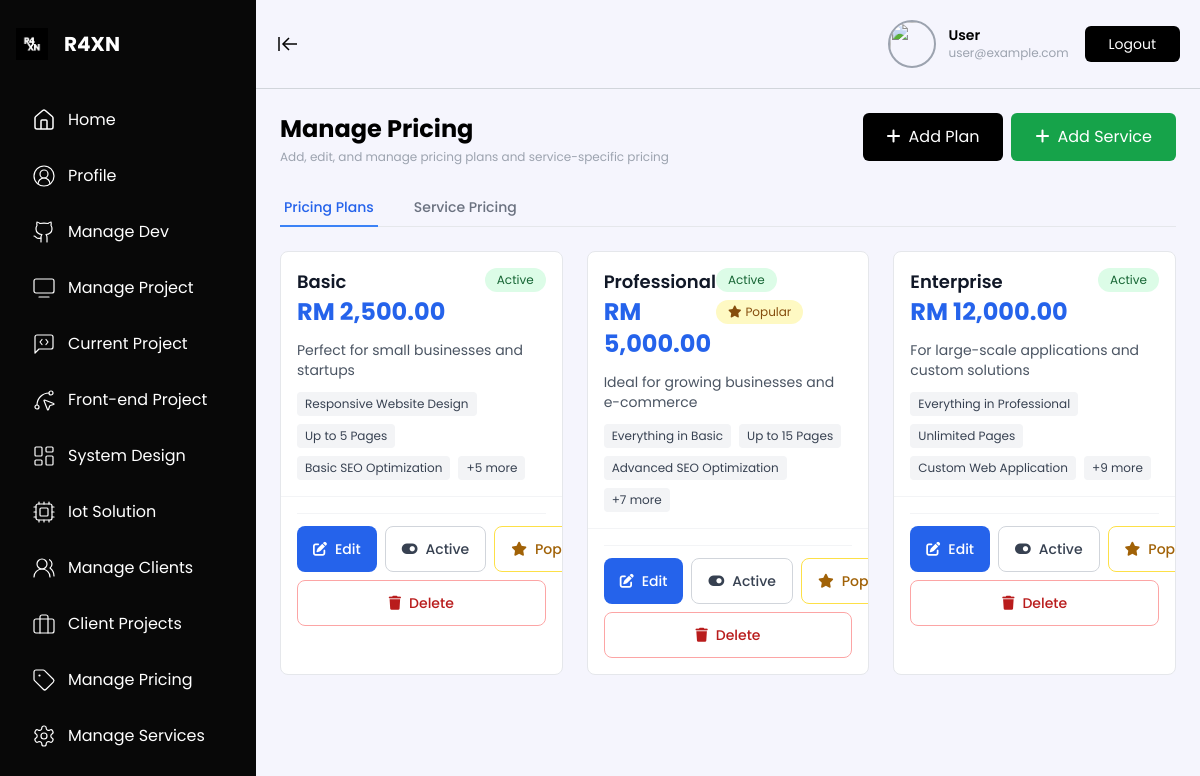
/dashboard/manage-pricing.php, run on the app's committed database.
### tables this page shows
CREATE TABLE IF NOT EXISTS `pricing_plans` (
  `id` int(11) NOT NULL AUTO_INCREMENT,
  `name` varchar(100) NOT NULL,
  `price` decimal(10,2) NOT NULL,
  `description` text,
  `features` text,
  `status` enum('active','inactive') DEFAULT 'active',
  `is_popular` tinyint(1) DEFAULT 0,
  `sort_order` int(11) DEFAULT 0,
  `created_at` timestamp DEFAULT CURRENT_TIMESTAMP,
  `updated_at` timestamp DEFAULT CURRENT_TIMESTAMP ON UPDATE CURRENT_TIMESTAMP,
  PRIMARY KEY (`id`)
);

### dashboard/manage-pricing.php (the view, shortened to what this page needs)
<?php
include 'config.php';
$plans_query = "SELECT * FROM pricing_plans ORDER BY sort_order, name";
$plans_result = $conn->query($plans_query);
?>
<!DOCTYPE html>
<html lang="en">
<head>
<link rel="stylesheet" href="https://cdnjs.cloudflare.com/ajax/libs/font-awesome/6.0.0-beta3/css/all.min.css" />
<script src="https://cdn.tailwindcss.com"></script>
</head>
<body class="bg-[#F5F5FD]">
    <div class="flex h-screen overflow-hidden">
        <?php include 'sidebar.php';?>
        <main class="flex-1 p-6 w-full overflow-y-auto min-w-0 relative">
            <div class="flex flex-col sm:flex-row sm:items-start sm:justify-between mb-6 gap-3 sm:gap-0 px-2 sm:px-0">
                <div class="max-w-full sm:max-w-[60%]">
                    <h1 class="text-xl sm:text-2xl font-bold mb-1">Manage Pricing</h1>
                    <p class="text-xs text-gray-400">Add, edit, and manage pricing plans and service-specific pricing</p>
                </div>
                <div class="flex flex-col sm:flex-row gap-2 w-full sm:w-auto">
                    <button onclick="openModal('add-plan-modal')" class="bg-black text-white px-4 sm:px-6 py-3 rounded-md w-full sm:w-auto text-sm sm:text-base" type="button">
                        <i class="fas fa-plus mr-2"></i>Add Plan
                    </button>
                    <button onclick="openModal('add-service-modal')" class="bg-green-600 text-white px-4 sm:px-6 py-3 rounded-md w-full sm:w-auto text-sm sm:text-base" type="button">
                        <i class="fas fa-plus mr-2"></i>Add Service
                    </button>
                </div>
            </div>
            <div class="mb-6">
                <div class="border-b border-gray-200">
                    <nav class="-mb-px flex space-x-4 sm:space-x-8 overflow-x-auto">
                        <button onclick="showTab('pricing-plans')" class="tab-button active py-2 px-1 border-b-2 border-blue-500 font-medium text-xs sm:text-sm text-blue-600 whitespace-nowrap">
                            Pricing Plans
                        </button>
                        <button onclick="showTab('service-pricing')" class="tab-button py-2 px-1 border-b-2 border-transparent font-medium text-xs sm:text-sm text-gray-500 hover:text-gray-700 whitespace-nowrap">
                            Service Pricing
                        </button>
                    </nav>
                </div>
            </div>
            <div id="pricing-plans" class="tab-content">
                <div class="grid grid-cols-1 sm:grid-cols-2 lg:grid-cols-3 gap-4 sm:gap-6">
                    <?php if ($plans_result && $plans_result->num_rows > 0): ?>
                        <?php while ($plan = $plans_result->fetch_assoc()): ?>
                            <div class="bg-white rounded-lg overflow-hidden border border-gray-200">
                                <div class="p-3 sm:p-4 border-b border-gray-100">
                                    <div class="flex flex-col sm:flex-row sm:justify-between sm:items-start mb-3 gap-2 sm:gap-0">
                                        <div class="flex-1">
                                            <h3 class="font-semibold text-base sm:text-lg text-gray-900"><?= htmlspecialchars($plan['name']) ?></h3>
                                            <p class="text-xl sm:text-2xl font-bold text-blue-600">RM <?= number_format($plan['price'], 2) ?></p>
                                        </div>
                                        <div class="flex flex-wrap gap-1 sm:gap-2">
                                            <span class="px-2 sm:px-3 py-1 text-xs rounded-full <?= $plan['status'] === 'active' ? 'bg-green-100 text-green-800' : 'bg-red-100 text-red-800' ?>">
                                                <?= ucfirst($plan['status']) ?>
                                            </span>
                                            <?php if ($plan['is_popular']): ?>
                                                <span class="px-2 sm:px-3 py-1 text-xs rounded-full bg-yellow-100 text-yellow-800">
                                                    <i class="fas fa-star mr-1"></i>Popular
                                                </span>
                                            <?php endif; ?>
                                        </div>
                                    </div>
                                    <p class="text-xs sm:text-sm text-gray-600 mb-3"><?= htmlspecialchars($plan['description']) ?></p>
                                    <div class="flex flex-wrap gap-1 sm:gap-2">
                                        <?php
                                        $features = explode(',', $plan['features']);
                                        foreach (array_slice($features, 0, 3) as $feature): ?>
                                            <span class="px-2 py-1 bg-gray-100 text-gray-700 text-xs rounded">
                                                <?= htmlspecialchars(trim($feature)) ?>
                                            </span>
                                        <?php endforeach; ?>
                                        <?php if (count($features) > 3): ?>
                                            <span class="px-2 py-1 bg-gray-100 text-gray-700 text-xs rounded">
                                                +<?= count($features) - 3 ?> more
                                            </span>
                                        <?php endif; ?>
                                    </div>
                                </div>
                                <div class="p-4">
                                    <div class="flex flex-col sm:flex-row gap-2 pt-3 border-t border-gray-100">
                                        <button onclick="editPlan(<?= $plan['id'] ?>)" class="bg-blue-600 text-white py-3 px-4 rounded-lg text-sm font-medium hover:bg-blue-700 transition-colors flex-1 flex items-center justify-center">
                                            <i class="fas fa-edit mr-2"></i>Edit
                                        </button>
                                        <a href="?toggle_plan_status=<?= $plan['id'] ?>" class="border border-gray-300 text-gray-700 py-3 px-4 rounded-lg text-sm font-medium text-center hover:bg-gray-50 transition-colors flex-1 flex items-center justify-center">
                                            <i class="fas fa-toggle-<?= $plan['status'] === 'active' ? 'on' : 'off' ?> mr-2"></i><?= $plan['status'] === 'active' ? 'Active' : 'Inactive' ?>
                                        </a>
                                        <a href="?toggle_popular=<?= $plan['id'] ?>" class="border border-yellow-300 text-yellow-700 py-3 px-4 rounded-lg text-sm font-medium text-center hover:bg-yellow-50 transition-colors flex-1 flex items-center justify-center">
                                            <i class="fas fa-star mr-2"></i>Popular
                                        </a>
                                    </div>
                                    <div class="flex gap-2 mt-2">
                                        <a href="?delete_plan=<?= $plan['id'] ?>" onclick="return confirm('Are you sure you want to delete this plan?')" class="border border-red-300 text-red-700 py-3 px-4 rounded-lg text-sm font-medium text-center w-full hover:bg-red-50 transition-colors flex items-center justify-center">
                                            <i class="fas fa-trash mr-2"></i>Delete
                                        </a>
                                    </div>
                                </div>
                            </div>
                        <?php endwhile; ?>
                    <?php endif; ?>
                </div>
            </div>
        </main>
    </div>
</body>
</html>

### dashboard/manage-pricing.php (style rules this page uses)
body { font-family: "Poppins", sans-serif; }
html { overflow-x: hidden; }

### data on the page
pricing_plans: name "Basic", price "2,500.00", status "Active", description "Perfect for small businesses and startups", features "Responsive Website Design", features "Up to 5 Pages", features "Basic SEO Optimization", count($features)-3 "5"
pricing_plans: name "Professional", price "5,000.00", status "Active", is_popular 1 (drawn), description "Ideal for growing businesses and e-commerce", features "Everything in Basic", features "Up to 15 Pages", features "Advanced SEO Optimization", count($features)-3 "7"
pricing_plans: name "Enterprise", price "12,000.00", status "Active", description "For large-scale applications and custom solutions", features "Everything in Professional", features "Unlimited Pages", features "Custom Web Application", count($features)-3 "9"

### other printed values
isset($_SESSION['user_name']) ? $_SESSION['user_name'] : 'User' "User"
